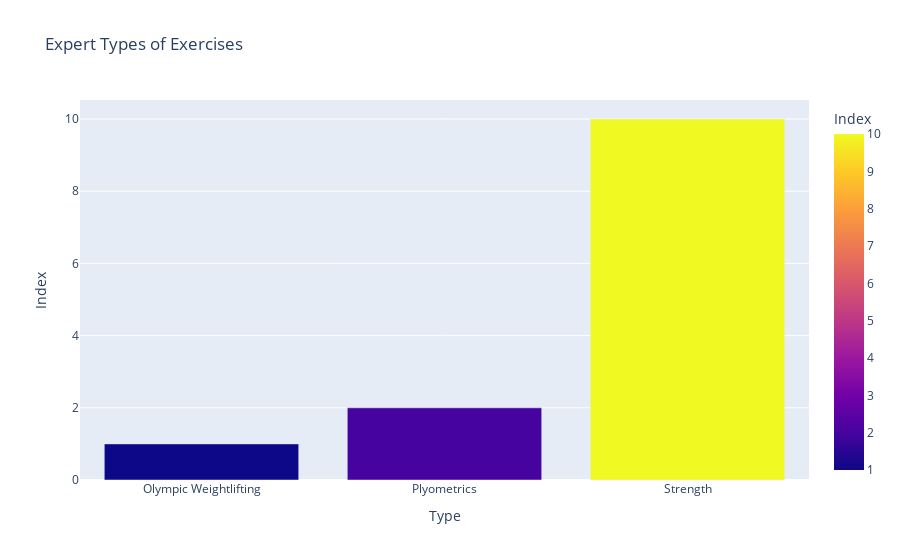

The notebook cell this image was saved under:
### Markdown cell above
Intermediate level athletes have an even stronger preference for strenght exercises.

### Code cell
#group by type of exercise - intermediate
expert_type = expert.groupby(['Type']).count()
expert_type= expert_type.sort_values(by='Index')
fig = px.bar(expert_type, x=expert_type.index, y='Index', color='Index', title='Expert Types of Exercises')
fig.show()

### Figure 1 — Plotly figure (JSON) as saved in the notebook; plotly's stock layout.template omitted (floating-point values rounded to 4 significant figures)
{"data": [{"alignmentgroup": "True", "hovertemplate": "Type=%{x}<br>Index=%{marker.color}<extra></extra>", "legendgroup": "", "marker": {"color": [1, 2, 10], "coloraxis": "coloraxis", "pattern": {"shape": ""}}, "name": "", "offsetgroup": "", "orientation": "v", "showlegend": false, "textposition": "auto", "type": "bar", "x": ["Olympic Weightlifting", "Plyometrics", "Strength"], "xaxis": "x", "y": [1, 2, 10], "yaxis": "y"}], "layout": {"autosize": true, "barmode": "relative", "coloraxis": {"colorbar": {"title": {"text": "Index"}}, "colorscale": [[0, "#0d0887"], [0.1111, "#46039f"], [0.2222, "#7201a8"], [0.3333, "#9c179e"], [0.4444, "#bd3786"], [0.5556, "#d8576b"], [0.6667, "#ed7953"], [0.7778, "#fb9f3a"], [0.8889, "#fdca26"], [1, "#f0f921"]]}, "legend": {"tracegroupgap": 0}, "title": {"text": "Expert Types of Exercises"}, "xaxis": {"anchor": "y", "autorange": true, "domain": [0, 1], "range": [-0.5, 2.5], "title": {"text": "Type"}, "type": "category"}, "yaxis": {"anchor": "x", "autorange": true, "domain": [0, 1], "range": [0, 10.53], "title": {"text": "Index"}, "type": "linear"}}}
